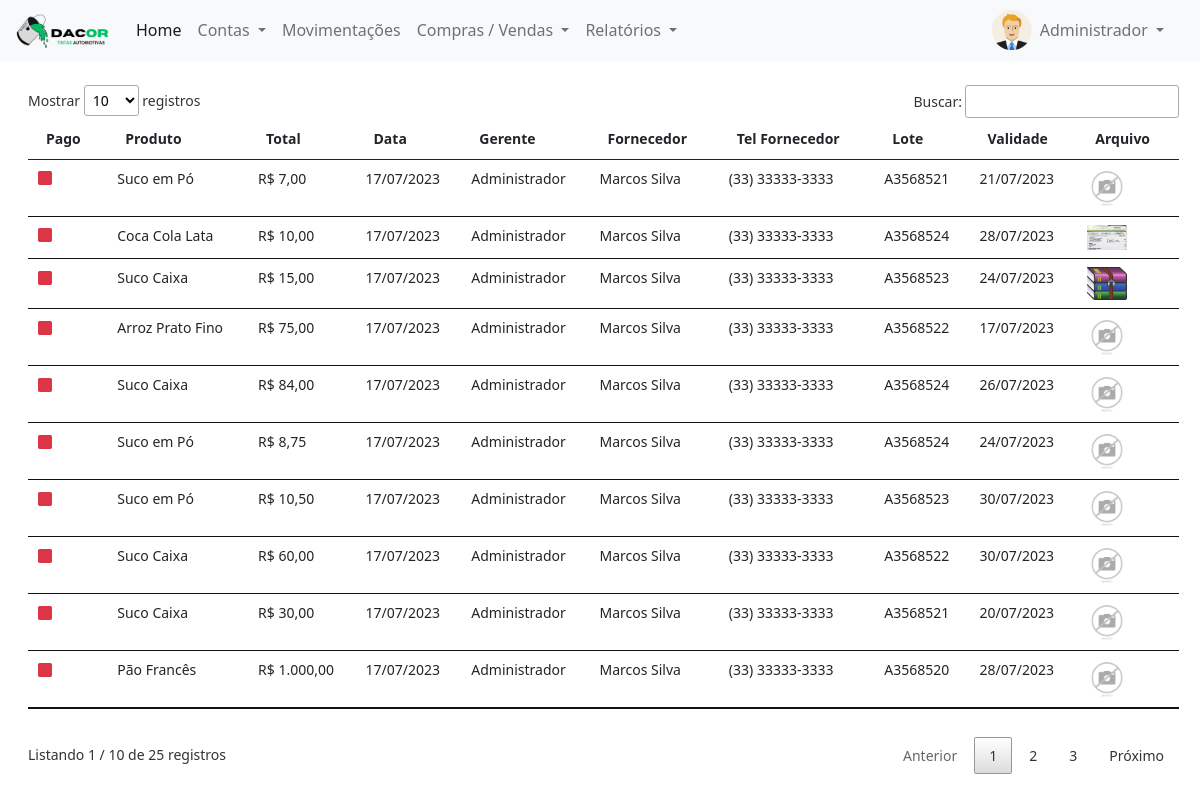
The page /login/painel-tesoureiro/index.php?pagina=compras (signed in) on the database its author committed.
### tables this page shows
CREATE TABLE `usuarios` (
  `id` int(11) NOT NULL,
  `nome` varchar(50) NOT NULL,
  `email` varchar(50) NOT NULL,
  `cpf` varchar(20) NOT NULL,
  `senha` varchar(20) NOT NULL,
  `nivel` varchar(20) NOT NULL
);

CREATE TABLE `compras` (
  `id` int(11) NOT NULL,
  `total` decimal(8,2) NOT NULL,
  `data` date NOT NULL,
  `usuario` int(11) NOT NULL,
  `fornecedor` int(11) NOT NULL,
  `pago` varchar(5) NOT NULL,
  `quantidade` int(11) DEFAULT NULL,
  `produto` int(11) DEFAULT NULL,
  `lote` varchar(100) DEFAULT NULL,
  `validade` date DEFAULT NULL,
  `alerta` int(11) DEFAULT NULL,
  `arquivo` varchar(100) DEFAULT NULL
);

CREATE TABLE `produtos` (
  `id` int(11) NOT NULL,
  `codigo` varchar(30) NOT NULL,
  `nome` varchar(50) NOT NULL,
  `descricao` varchar(200) NOT NULL,
  `estoque` int(11) NOT NULL,
  `valor_compra` decimal(8,2) NOT NULL,
  `valor_venda` decimal(8,2) NOT NULL,
  `fornecedor` int(11) NOT NULL,
  `categoria` int(11) NOT NULL,
  `foto` varchar(120) DEFAULT NULL,
  `lucro` decimal(8,2) NOT NULL,
  `estoque_min` int(11) NOT NULL,
  `lote` varchar(100) DEFAULT NULL,
  `validade` date DEFAULT NULL
);

CREATE TABLE `fornecedores` (
  `id` int(11) NOT NULL,
  `nome` varchar(50) NOT NULL,
  `tipo_pessoa` varchar(10) NOT NULL,
  `cpf` varchar(20) DEFAULT NULL,
  `email` varchar(50) DEFAULT NULL,
  `telefone` varchar(20) DEFAULT NULL,
  `endereco` varchar(120) DEFAULT NULL
);

### login/painel-tesoureiro/compras.php (the view, shortened to what this page needs)
<?php
require_once('../conexao.php');
?>
<div class="mt-4" style="margin-right:25px">
	<?php
	$query = $pdo->query("SELECT * from compras order by id desc");
	$res = $query->fetchAll(PDO::FETCH_ASSOC);
	$total_reg = @count($res);
	if($total_reg > 0){
		?>
		<small>
			<table id="example" class="table table-hover my-4" style="width:100%">
				<thead>
					<tr>
						<th>Pago</th>
						<th>Produto</th>
						<th>Total</th>
						<th>Data</th>
						<th>Gerente</th>
						<th>Fornecedor</th>
						<th>Tel Fornecedor</th>
						<th>Lote</th>
						<th>Validade</th>
						<th>Arquivo</th>
					</tr>
				</thead>
				<tbody>
					<?php
					for($i=0; $i < $total_reg; $i++){
							$arquivo = $res[$i]['arquivo'];
							$id_usu = $res[$i]['usuario'];
						$query_f = $pdo->query("SELECT * from usuarios where id = '$id_usu'");
						$res_f = $query_f->fetchAll(PDO::FETCH_ASSOC);
						$total_reg_f = @count($res_f);
						if($total_reg_f > 0){
							$nome_usuario = $res_f[0]['nome'];
						}
						$id_forn = $res[$i]['fornecedor'];
						$query_f = $pdo->query("SELECT * from fornecedores where id = '$id_forn'");
						$res_f = $query_f->fetchAll(PDO::FETCH_ASSOC);
						$total_reg_f = @count($res_f);
						if($total_reg_f > 0){
							$nome_forn = $res_f[0]['nome'];
							$tel_forn = $res_f[0]['telefone'];
						}
						$id_prod = $res[$i]['produto'];
						$nome_prod = '';
						$query_f = $pdo->query("SELECT * from produtos where id = '$id_prod'");
						$res_f = $query_f->fetchAll(PDO::FETCH_ASSOC);
						$total_reg_f = @count($res_f);
						if($total_reg_f > 0){
							$nome_prod = $res_f[0]['nome'];
						}
						if($res[$i]['pago'] == 'Sim'){
							$classe = 'text-success';
						}else{
							$classe = 'text-danger';
						}
$ext = pathinfo($arquivo, PATHINFO_EXTENSION);
if($ext == 'pdf'){
	$tumb_arquivo = 'pdf.png';
}else if($ext == 'rar' || $ext == 'zip'){
	$tumb_arquivo = 'rar.png';
}else if($ext == 'doc' || $ext == 'docx' || $ext == 'txt'){
	$tumb_arquivo = 'word.png';
}else if($ext == 'xlsx' || $ext == 'xlsm' || $ext == 'xls'){
	$tumb_arquivo = 'excel.png';
}else if($ext == 'xml'){
	$tumb_arquivo = 'xml.png';
}else{
	$tumb_arquivo = $arquivo;
}
if($arquivo == ""){
	$tumb_arquivo = 'sem-foto.jpg';
}
						?>
						<tr>
							<td>								<i class="bi bi-square-fill <?php echo $classe ?>"></i>
								</td>
									<td><?php echo $nome_prod ?></td>
							<td>R$ <?php echo number_format($res[$i]['total'], 2, ',', '.'); ?></td>
							<td><?php echo implode('/', array_reverse(explode('-', $res[$i]['data']))); ?></td>
							<td><?php echo $nome_usuario ?></td>
							<td><?php echo $nome_forn ?></td>
							<td><?php echo $tel_forn ?></td>
							<td><?php echo $res[$i]['lote'] ?></td>
							<td><?php echo implode('/', array_reverse(explode('-', $res[$i]['validade']))); ?></td>
							<td><a target="_blank" href="../img/arquivos/<?php echo $arquivo ?>"><img src="../img/arquivos/<?php echo $tumb_arquivo ?>" width="40px"></a></td>
						</tr>
					<?php } ?>
				</tbody>
			</table>
		</small>
	<?php }else{
		echo '<p>Não existem dados para serem exibidos!!';
	} ?>
</div>

### login/painel-tesoureiro/index.php (shortened to what this page needs)
<?php
require_once('../conexao.php');
$menu1 = 'home';
$menu2 = 'contas_pagar';
$menu3 = 'contas_receber';
$menu4 = 'movimentacoes';
$menu5 = 'vendas';
$menu6 = 'compras';
$query = $pdo->query("SELECT * from usuarios WHERE id = '$_SESSION[id_usuario]'");
$res = $query->fetchAll(PDO::FETCH_ASSOC);
$nome_usu = $res[0]['nome'];
 ?>
<!DOCTYPE html>
<html>
<head>
	<link href="https://cdn.jsdelivr.net/npm/bootstrap@5.0.0-beta1/dist/css/bootstrap.min.css" rel="stylesheet">
	<link rel="stylesheet" type="text/css" href="../vendor/DataTables/datatables.min.css"/>
	<link rel="stylesheet" href="https://cdn.jsdelivr.net/npm/bootstrap-icons@1.3.0/font/bootstrap-icons.css">
</head>
<body>
	<nav class="navbar navbar-expand-lg navbar-light bg-light">
  <div class="container-fluid">
    <a class="navbar-brand" href="index.php">
    	<img src="../img/logo-painel.png" width="100">
    </a>
    <div class="collapse navbar-collapse" id="navbarSupportedContent">
      <ul class="navbar-nav me-auto mb-2 mb-lg-0">
        <li class="nav-item">
          <a class="nav-link active" aria-current="page" href="index.php?pagina=<?php echo $menu1 ?>">Home</a>
        </li>
        <li class="nav-item dropdown">
          <a class="nav-link dropdown-toggle" href="#" id="navbarDropdown" role="button" data-bs-toggle="dropdown" aria-expanded="false">
            Contas
          </a>
        </li>
        <li class="nav-item">
          <a class="nav-link" href="index.php?pagina=<?php echo $menu4 ?>">Movimentações</a>
        </li>
        <li class="nav-item dropdown">
          <a class="nav-link dropdown-toggle" href="#" id="navbarDropdown" role="button" data-bs-toggle="dropdown" aria-expanded="false">
            Compras / Vendas
          </a>
        </li>
        <li class="nav-item dropdown">
          <a class="nav-link dropdown-toggle" href="#" id="navbarDropdown" role="button" data-bs-toggle="dropdown" aria-expanded="false">
            Relatórios
          </a>
        </li>
      </ul>
      <div class="d-flex mx-3">
        <img src="../img/icone-user.png" width="40px" height="40px">
    <div class="collapse navbar-collapse" id="navbarNavDarkDropdown">
      <ul class="navbar-nav">
        <li class="nav-item dropdown">
          <a class="nav-link dropdown-toggle" href="#" id="navbarDarkDropdownMenuLink" role="button" data-bs-toggle="dropdown" aria-expanded="false">
            <?php echo $nome_usu ?>
          </a>
        </li>
      </ul>
    </div>
       </div>
    </div>
  </div>
</nav>
<div class="container-fluid mt-2 mx-3">
<?php
if(@$_GET['pagina'] == $menu1){
	require_once($menu1. '.php');
}
else if(@$_GET['pagina'] == $menu2){
	require_once($menu2. '.php');
}
else if(@$_GET['pagina'] == $menu3){
	require_once($menu3. '.php');
}
else if(@$_GET['pagina'] == $menu4){
	require_once($menu4. '.php');
}
else if(@$_GET['pagina'] == $menu5){
  require_once($menu5. '.php');
}
else if(@$_GET['pagina'] == $menu6){
  require_once($menu6. '.php');
}
 ?>
</div>
</body>
</html>
<link href="https://cdn.jsdelivr.net/npm/select2@4.1.0-rc.0/dist/css/select2.min.css" rel="stylesheet" />

### rows shown on the page
usuarios: nome "Administrador"
compras: produtos.nome "Suco em Pó", total "7,00", data "17/07/2023", usuarios.nome "Administrador", fornecedores.nome "Marcos Silva", fornecedores.telefone "(33) 33333-3333", lote "A3568521", validade "21/07/2023", arquivo (picture)
compras: produtos.nome "Coca Cola Lata", total "10,00", data "17/07/2023", usuarios.nome "Administrador", fornecedores.nome "Marcos Silva", fornecedores.telefone "(33) 33333-3333", lote "A3568524", validade "28/07/2023", arquivo (picture)
compras: produtos.nome "Suco Caixa", total "15,00", data "17/07/2023", usuarios.nome "Administrador", fornecedores.nome "Marcos Silva", fornecedores.telefone "(33) 33333-3333", lote "A3568523", validade "24/07/2023", shows a picture
produtos: nome "Arroz Prato Fino"
compras: total "75,00", data "17/07/2023", lote "A3568522", validade "17/07/2023"
fornecedores: nome "Marcos Silva", telefone "(33) 33333-3333"
produtos: nome "Suco Caixa"
compras: total "84,00", data "17/07/2023", lote "A3568524", validade "26/07/2023"
produtos: nome "Suco em Pó"
compras: total "8,75", data "17/07/2023", lote "A3568524", validade "24/07/2023"
compras: total "10,50", data "17/07/2023", lote "A3568523", validade "30/07/2023"
compras: total "60,00", data "17/07/2023", lote "A3568522", validade "30/07/2023"
compras: total "30,00", data "17/07/2023", lote "A3568521", validade "20/07/2023"
produtos: nome "Pão Francês"
compras: total "1.000,00", data "17/07/2023", lote "A3568520", validade "28/07/2023"
